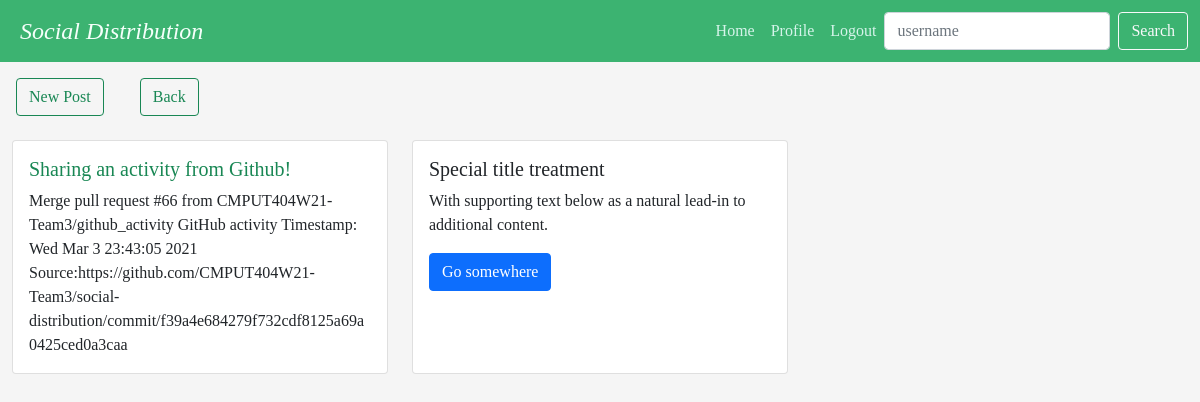
Page /author/9b9ec27b5ed6455284188479be8186db/view_posts (signed in) on the committed database.
### Profile/models.py (models this page shows, shortened)
class Post(models.Model):
    title = models.CharField(max_length=200)
    id = models.UUIDField(primary_key=True, default=uuid.uuid4, editable=False)
    url = models.CharField(max_length=200, blank=True)
    source = models.CharField(max_length=200, blank=True)
    origin = models.CharField(max_length=200, blank=True)
    description = models.TextField(blank=True)
    class ContentType(models.TextChoices):
        MARKDOWN = 'text/markdown' # common mark
        PLAIN = 'text/plain' # UTF-8
        BASE64 = 'application/base64'
        PNG = 'image/png;base64' # embedded png
        JPEG = 'image/jpeg;base64' # embedded jpeg
    content_type = models.CharField(
        max_length=40,
        choices = ContentType.choices,
        default=ContentType.PLAIN
    )
    content = models.TextField(blank=True)
    author = models.ForeignKey(Author, on_delete=models.CASCADE, null=True, related_name="posts")
    categories = models.ManyToManyField('PostCategory', blank=True)
    comments_count = models.IntegerField(default=0)
    comments_page_size = models.IntegerField(default=50)
    comments_first_page = models.CharField(max_length=200, null=True) # URL to first page of comments for this post
    comments = models.ManyToManyField('Comment', blank=True)
    timestamp = models.DateTimeField(default=timezone.now)
    likes_count = models.IntegerField(default=0)
    class Visibility(models.TextChoices):
        PUBLIC = 'PUBLIC'
        FRIENDS = 'FRIENDS'
    visibility = models.CharField(
        max_length=10,
        choices=Visibility.choices,
        default=Visibility.PUBLIC
    )
    unlisted = models.BooleanField(default=False) # used for images so that they don't show up in timelines
    @property
    def type(self):
        return 'post'

### Profile/views.py (the view)
# urls.py: path('author/<str:author_id>/view_posts', Profile_views.view_posts, name='view_posts'), # recent posts by author
def view_posts(request, author_id):
	author = Author.objects.get(id=author_id)
	posts = author.posts.all()
	if author.id != request.user.author.id: # Only show unlisted posts if viewed by the owner
		posts.filter(unlisted=False)
	return render(request, 'profile/posts.html', {'posts':posts, 'author':author})

### Profile/templates/profile/posts.html
{% extends 'base.html' %}
{% block content %}
    <a href="/author/new_post" class="btn btn-outline-success post-button" role="button">New Post</a>
    <a href="/" class="btn btn-outline-success post-button" role="button">Back</a>
    {% if posts %}
        <div class="row row-cols-1 row-cols-md-3 g-4">
            {% for post in posts %}
                <div class="col">
                    <div class="card h-100">
                        <div class="card-body">
                            <h5 class="card-title"><a href="/author/{{author.id}}/view_post/{{post.id}}">{{post.title}}</a></h5>
                            <p class="card-text">{{post.content}}</p>
                        </div>
                    </div>
                </div>
            {% endfor %}
                <div class="col">
                    <div class="card h-100">
                        <div class="card-body">
                        <h5 class="card-title">Special title treatment</h5>
                        <p class="card-text">With supporting text below as a natural lead-in to additional content.</p>
                        <a href="#" class="btn btn-primary">Go somewhere</a>
                        </div>
                    </div>
                </div>
        </div>
    {% else %}
        <p>{{author.user.first_name}} {{author.user.last_name}} has no posts<p>
    {% endif %}
{% endblock %}

### Profile/static/profile/base.css (style rules this page uses)
body { display: block; font-family: "Georgia"; background-color: whitesmoke; }
.row { margin: 0 auto; }
.card-body h5 a { text-decoration: none; color: #198754; }
.post-button { margin: 16px 16px 0 16px; }

### rows in the picture
Post: title "Sharing an activity from Github!", content "Merge pull request #66 from CMPUT404W21-Team3/github_activity GitHub activity Timestamp: Wed Mar 3 23:43:05 2021 Source:https://github.com/CMPUT404W21-Team3/social-distribution/commit/f39a4e684279f732cdf8125a69a0425ced0a3caa"
